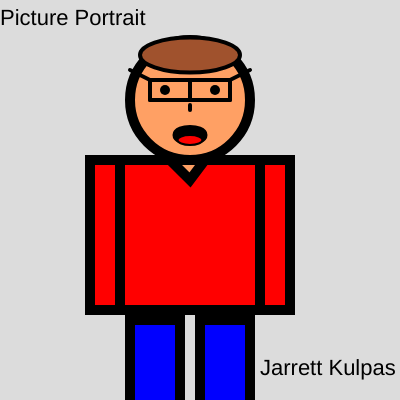
Frame 1 (no input)
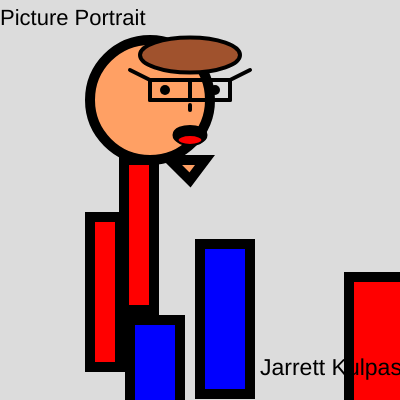
Frame 60 (no input)
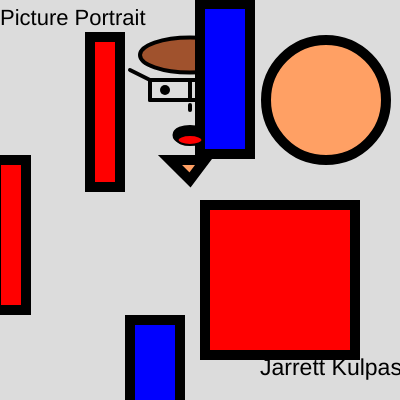
Frame 120 (the mouse pressed at the canvas centre since frame 60)

The p5.js sketch that drew these frames (run headless with seeded random() and noise() and a simulated clock; from frame 60 on, the mouse is pressed at the canvas centre):

// p5.js sketch
// ── sketch.js
var headX = 190;
var headY = 100;
var hMovement;

var leftarmX = 90;
var leftarmY = 160;
var laMovement;

var rightarmX = 260;
var rightarmY = 160;
var raMovement;

var rightlegX = 200; 
var rightlegY = 320;
var rlMovement;

var torsoX = 115;
var torsoY = 160;
var tMovement;

var tSize = 22;
var count = 0;
var tSizeDirection = 1;


function setup() {
  createCanvas(400, 400);
  hMovement = floor(random() * 10) + 1;
  laMovement = floor(random() * 10) + 1;
  raMovement = floor(random() * 10) + 1;
  rlMovement = floor(random() * 10) + 1;
  tMovement = floor(random() * 10) + 1;
}

function draw() {
  background(220);
  background(220);
    textSize(22)
      text("Picture Portrait",0,25)
    
    strokeWeight(10);
    fill(255,0 ,0)
    rect(torsoX, torsoY, 150)
    
    fill(255,160,100);
      circle(headX,headY,120)
    triangle(170,160,205,160,190,180)
    strokeWeight(4);
    line(190,105,190,110)
    line(150,80,230,80)
    line(190,80,190,100)
    line(150,100,230,100)
    line(150,100,150,80)
    line(230,100,230,80)
    line(230,80,250,70)
    line(150,80,130,70)
    fill(160,82,45)
    ellipse(190,55,100,35)
    fill(255,0,0)
    
   strokeWeight(10);
      fill(0);
      point(165,90);
      point(215,90);
    
    strokeWeight(10);
    ellipse(190,135,25,10)
    fill(255,0,0)
    rect(leftarmX,leftarmY,30,150)
    rect(rightarmX,rightarmY,30,150)
    
    fill(0,0,255)
    rect(130,320,50,150)
    rect(rightlegX,rightlegY,50,150)
    strokeWeight(10);
    strokeWeight(2);
    fill(255,0,0)
    ellipse(190,140,25,10)
    strokeWeight(10);
     fill(0)
  
  headX += hMovement;
  if(headX >= 400 || headX <= 0)
    {
        hMovement *= -1;
    }
  leftarmY += laMovement;
  if(leftarmY >= 275 || leftarmY <= 0)
    {
        laMovement *= -1;
    }
  rightarmX += raMovement;
  if(rightarmX >= 300 || rightarmX <= 0)
    {
        raMovement *= -1;
    }
  rightlegY += rlMovement;
  if(rightlegY >= 400 || rightlegY <=0)
    {
      rlMovement *= -1;
    }
  torsoX=torsoX + tMovement;
  torsoY=torsoY + tMovement;
  torsoX += tMovement;
  if(torsoX >= 400 || torsoY >=400)
    {
    tMovement *= -1;
    }
  if(torsoX <= 0 || torsoY <= 0)
    {
      tMovement *= -1;
    }
  textSize(tSize);
    tSize+= tSizeDirection;
    count++;
    if(count > 5)
    {
        tSizeDirection *=-1;
        count = 0;}
  text("Jarrett Kulpas",260,375)
}
